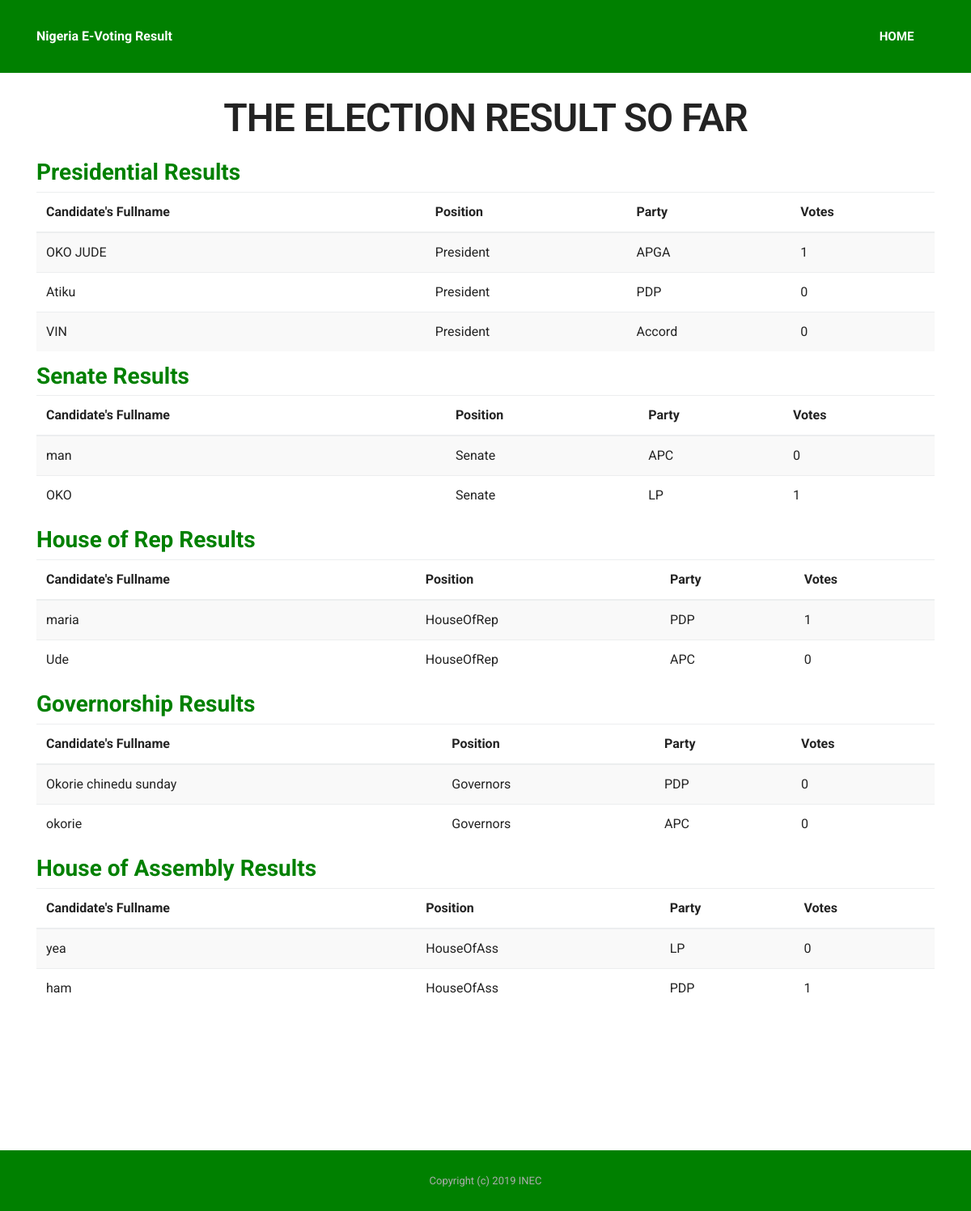
The page /result.php on the database its author committed.
### tables this page shows
CREATE TABLE `candidate` (
  `id` int(254) NOT NULL,
  `fullname` varchar(100) NOT NULL,
  `gender` varchar(100) NOT NULL,
  `lga` varchar(100) NOT NULL,
  `state_of_origin` varchar(50) NOT NULL,
  `party` varchar(50) NOT NULL,
  `post` varchar(50) NOT NULL,
  `passport` varchar(100) NOT NULL,
  `party_logo` varchar(100) NOT NULL,
  `vote` int(11) NOT NULL
);

### result.php (the view, shortened to what this page needs)
<?php
include 'inc/header2.php';
?>
<section class="mbr-section mbr-after-navbar" id="form1-0" style="background-color: rgb(255, 255, 255); padding-top: 120px; padding-bottom: 120px;">
    <div class="mbr-section mbr-section__container mbr-section__container--middle">
        <div class="container">
            <div class="row">
                <div class="col-xs-12 text-xs-center">
                    <h5 class="mbr-section-title display-2">THE ELECTION RESULT SO FAR</h5>
            </div>
        </div>
    </div>
    <div class="mbr-section mbr-section-nopadding">
        <div class="container">
        <div class="row">
        <div class="col-md-12">
            <div class="panel panel-primary">
                <div class="panel-heading">
                    <h3 class="dec">Presidential Results</h3>
                </div>
                <div class="panel-body table-responsive">
                    <table class="table table-striped">
                        <thead>
                            <th>Candidate's Fullname</th>
                            <th>Position</th>
                            <th>Party</th>
                            <th>Votes</th>
                        </thead>
                        <tbody>
                            <?php
                            $president = mysql_query("SELECT * FROM candidate WHERE post = 'president'");
                                while ($row_president = mysql_fetch_array($president)) {
                            ?>
                            <tr>
                                <td><?php echo $row_president['fullname']?></td>
                                <td><?php echo $row_president['post']?></td>
                                <td><?php echo $row_president['party']?></td>
                                <?php
                                $fullname = $row_president['fullname'];
                                    $votes = mysql_query("SELECT * FROM votes WHERE president = '$fullname'");
                                    $tot_num_president_votes = mysql_num_rows($votes);
                                ?>
                                <td><?php echo $tot_num_president_votes ?></td>
                            </tr>
                            <?php } ?>
                        </tbody>
                    </table>
                </div>
            </div>
        </div>
        <div class="col-md-12">
            <div class="panel panel-primary">
                <div class="panel-heading">
                    <h3 class="dec">Senate Results</h3>
                </div>
                <div class="panel-body table-responsive">
                    <table class="table table-striped">
                        <thead>
                            <th>Candidate's Fullname</th>
                            <th>Position</th>
                            <th>Party</th>
                            <th>Votes</th>
                        </thead>
                        <tbody>
                            <?php
                            $senate = mysql_query("SELECT * FROM candidate WHERE post = 'senate'");
                                while ($row_senate = mysql_fetch_array($senate)) {
                            ?>
                            <tr>
                                <td><?php echo $row_senate['fullname']?></td>
                                <td><?php echo $row_senate['post']?></td>
                                <td><?php echo $row_senate['party']?></td>
                                <?php
                                $fullname = $row_senate['fullname'];
                                    $votes = mysql_query("SELECT * FROM votes WHERE senate = '$fullname'");
                                    $tot_num_senate_votes = mysql_num_rows($votes);
                                ?>
                                <td><?php echo $tot_num_senate_votes ?></td>
                            </tr>
                            <?php } ?>
                        </tbody>
                    </table>
                </div>
            </div>
        </div>
        <div class="col-md-12">
            <div class="panel panel-primary">
                <div class="panel-heading">
                    <h3 class="dec">House of Rep Results</h3>
                </div>
                <div class="panel-body table-responsive">
                    <table class="table table-striped">
                        <thead>
                            <th>Candidate's Fullname</th>
                            <th>Position</th>
                            <th>Party</th>
                            <th>Votes</th>
                        </thead>
                        <tbody>
                            <?php
                            $HouseOfRep = mysql_query("SELECT * FROM candidate WHERE post = 'HouseOfRep'");
                                while ($row_HouseOfRep = mysql_fetch_array($HouseOfRep)) {
                            ?>
                            <tr>
                                <td><?php echo $row_HouseOfRep['fullname']?></td>
                                <td><?php echo $row_HouseOfRep['post']?></td>
                                <td><?php echo $row_HouseOfRep['party']?></td>
                                <?php
                                $fullname = $row_HouseOfRep['fullname'];
                                    $votes = mysql_query("SELECT * FROM votes WHERE HouseOfRep = '$fullname'");
                                    $tot_num_HouseOfRep_votes = mysql_num_rows($votes);
                                ?>
                                <td><?php echo $tot_num_HouseOfRep_votes ?></td>
                            </tr>
                            <?php } ?>
                        </tbody>
                    </table>
                </div>
            </div>
        </div>
        <div class="col-md-12">
            <div class="panel panel-primary">
                <div class="panel-heading">
                    <h3 class="dec">Governorship Results</h3>
                </div>
                <div class="panel-body table-responsive">
                    <table class="table table-striped">
                        <thead>
                            <th>Candidate's Fullname</th>
                            <th>Position</th>
                            <th>Party</th>
                            <th>Votes</th>
                        </thead>
                        <tbody>
                            <?php
                            $Governors = mysql_query("SELECT * FROM candidate WHERE post = 'Governors'");
                                while ($row_Governors = mysql_fetch_array($Governors)) {
                            ?>
                            <tr>
                                <td><?php echo $row_Governors['fullname']?></td>
                                <td><?php echo $row_Governors['post']?></td>
                                <td><?php echo $row_Governors['party']?></td>
                                <?php
                                $fullname = $row_Governors['fullname'];
                                    $votes = mysql_query("SELECT * FROM votes WHERE Governors = '$fullname'");
                                    $tot_num_Governors_votes = mysql_num_rows($votes);
                                ?>
                                <td><?php echo $tot_num_Governors_votes ?></td>
                            </tr>
                            <?php } ?>
                        </tbody>
                    </table>
                </div>
            </div>
        </div>
        <div class="col-md-12">
            <div class="panel panel-primary">
                <div class="panel-heading">
                    <h3 class="dec">House of Assembly Results</h3>
                </div>
                <div class="panel-body table-responsive">
                    <table class="table table-striped">
                        <thead>
                            <th>Candidate's Fullname</th>
                            <th>Position</th>
                            <th>Party</th>
                            <th>Votes</th>
                        </thead>
                        <tbody>
                            <?php
                            $HouseOfAss = mysql_query("SELECT * FROM candidate WHERE post = 'HouseOfAss'");
                                while ($row_HouseOfAss = mysql_fetch_array($HouseOfAss)) {
                            ?>
                            <tr>
                                <td><?php echo $row_HouseOfAss['fullname']?></td>
                                <td><?php echo $row_HouseOfAss['post']?></td>
                                <td><?php echo $row_HouseOfAss['party']?></td>
                                <?php
                                $fullname = $row_HouseOfAss['fullname'];
                                    $votes = mysql_query("SELECT * FROM votes WHERE HouseOfAss = '$fullname'");
                                    $tot_num_HouseOfAss_votes = mysql_num_rows($votes);
                                ?>
                                <td><?php echo $tot_num_HouseOfAss_votes ?></td>
                            </tr>
                            <?php } ?>
                        </tbody>
                    </table>
                </div>
            </div>
        </div>
    </div>
    </div>
</section>
<?php
include 'inc/footer.php';
?>

### assets/theme/css/style.css (style rules this page uses)
.container { position: relative; }
.display-2 { font-size: 3rem; font-weight: 600; letter-spacing: -1px; margin-bottom: 1.5625rem; margin-top: 3.5rem; }
body { font-family: 'Raleway', sans-serif; color: #232323; }
h1, h2, h3, h4, h5, h6, .h1, .h2, .h3, .h4, .h5, .h6, .display-1, .display-2, .display-3, .display-4 { font-family: 'Montserrat', sans-serif; word-break: break-word; word-wrap: break-word; }
.mbr-section { position: relative; padding-top: 120px; padding-bottom: 120px; background-position: 50% 50%; background-repeat: no-repeat; background-size: cover; }
.mbr-section-title { margin-top: 0; }
.mbr-section__container--middle { padding-top: 0; padding-bottom: 40px; }
.mbr-section-nopadding { padding-top: 0; padding-bottom: 0; }

### assets/mobirise/css/mbr-additional.css (style rules this page uses)
body, input, textarea, .mbr-company .list-group-text { font-family: 'Roboto', sans-serif; }
.btn, .alert, h1, h2, h3, h4, h5, h6, .h1, .h2, .h3, .h4, .h5, .h6, .display-1, .display-2, .display-3, .display-4, .mbr-figure .mbr-figure-caption, .mbr-gallery-title, .mbr-map [data-state-details], .mbr-price { font-family: 'Roboto', sans-serif; }

### inc/header2.php (style rules this page uses)
.dec { color:green !important; font-weight:bold !important; }

### rows shown on the page
candidate: fullname "OKO JUDE", post "President", party "APGA", tot_num_president_votes "1"
candidate: fullname "Atiku", post "President", party "PDP", tot_num_president_votes "0"
candidate: fullname "VIN", post "President", party "Accord", tot_num_president_votes "0"
candidate: fullname "man", post "Senate", party "APC", tot_num_senate_votes "0"
candidate: fullname "OKO", post "Senate", party "LP", tot_num_senate_votes "1"
candidate: fullname "maria", post "HouseOfRep", party "PDP", tot_num_HouseOfRep_votes "1"
candidate: fullname "Ude", post "HouseOfRep", party "APC", tot_num_HouseOfRep_votes "0"
candidate: fullname "Okorie chinedu sunday", post "Governors", party "PDP", tot_num_Governors_votes "0"
candidate: fullname "okorie", post "Governors", party "APC", tot_num_Governors_votes "0"
candidate: fullname "yea", post "HouseOfAss", party "LP", tot_num_HouseOfAss_votes "0"
candidate: fullname "ham", post "HouseOfAss", party "PDP", tot_num_HouseOfAss_votes "1"
